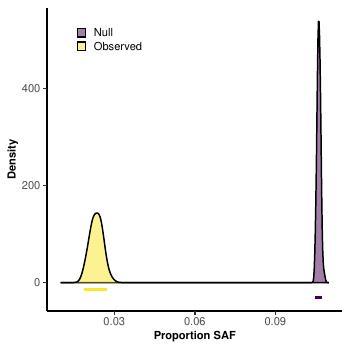

The script that saved this image:
# This script produces a figure comparing observed and expected rates of SA-fusion
# This corresponds with figure 4 in the manuscript *INSERT MANUSCRIPT NAME*

#### PACKAGES ####
library(ggplot2)

#### LOAD DATA ####
hpd.intervals <- read.csv("../../outputs/HPD_intervals.csv")[,-1]
raw.dat <- read.csv("../../outputs/proportions_raw.csv")[,-1]

#### OVERLAP PLOTS ####
theme_density <- theme(panel.grid.major = element_blank(),
                       panel.grid.minor = element_blank(),
                       panel.background= element_blank(),
                       axis.line = element_line(colour = "black"),
                       axis.text.x = element_text(size = 7.5),
                       axis.text.y = element_text(size = 7.5),
                       axis.title = element_text(face = "bold",
                                                 size = 7.5),
                       legend.title = element_blank(),
                       legend.position = c(0.21,0.9),
                       legend.key = element_blank(),
                       legend.box = element_blank(),
                       legend.box.background = element_blank(),
                       legend.text = element_text(size=7.5),
                       legend.key.height= unit(0.1,"inch"),
                       legend.key.width = unit(0.1,"inch"),
                       legend.spacing.y = unit(0.03,"inch"))

SAF.overlap <- ggplot()+
  geom_density(aes(x=raw.dat$proportion,fill=raw.dat$category),
               alpha=0.5,adjust=1.5)+
  geom_line(mapping=aes(x=hpd.intervals$x,y=hpd.intervals$y,
                        color=hpd.intervals$category),
            show.legend = F,
            size=1)+
  xlim(0.01,0.11)+
  scale_y_continuous("Density")+
  scale_fill_viridis_d()+
  scale_color_viridis_d()+
  xlab("Proportion SAF")+
  guides(fill = guide_legend(byrow = TRUE))+
  theme_density

plot(SAF.overlap)

#### SAVE PLOT ####
ggsave(SAF.overlap,
       filename = paste0("./fig4.pdf"),
       width = 3.5,
       height = 3.5,
       units = "in")
ggsave(SAF.overlap,
       filename = paste0("./fig4.jpg"),
       width = 3.5,
       height = 3.5,
       units = "in")

